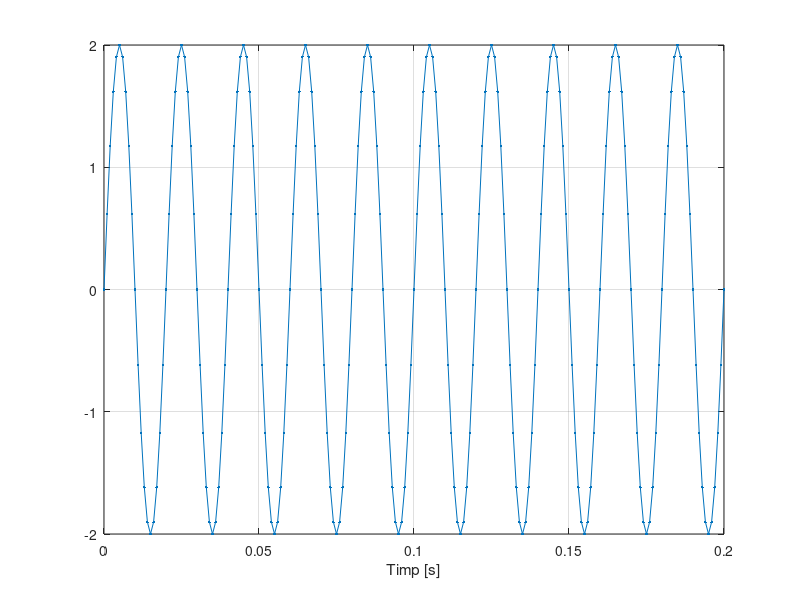
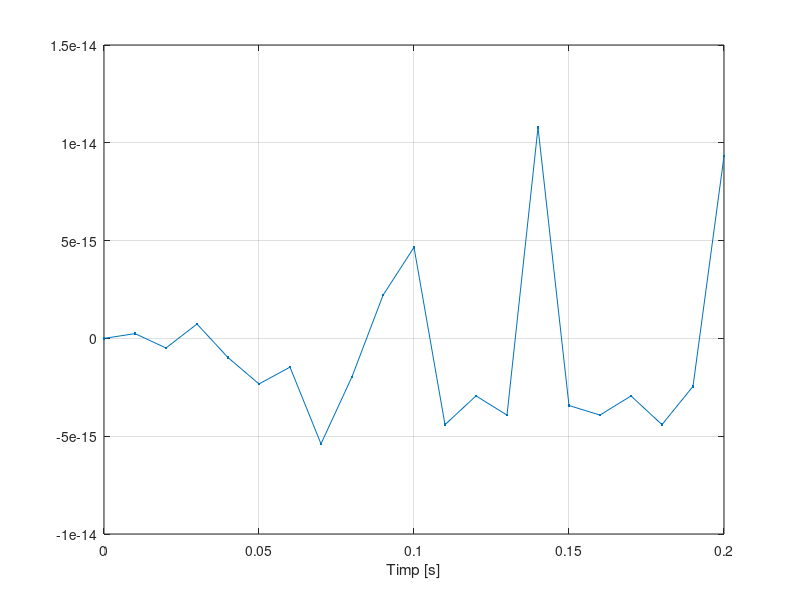
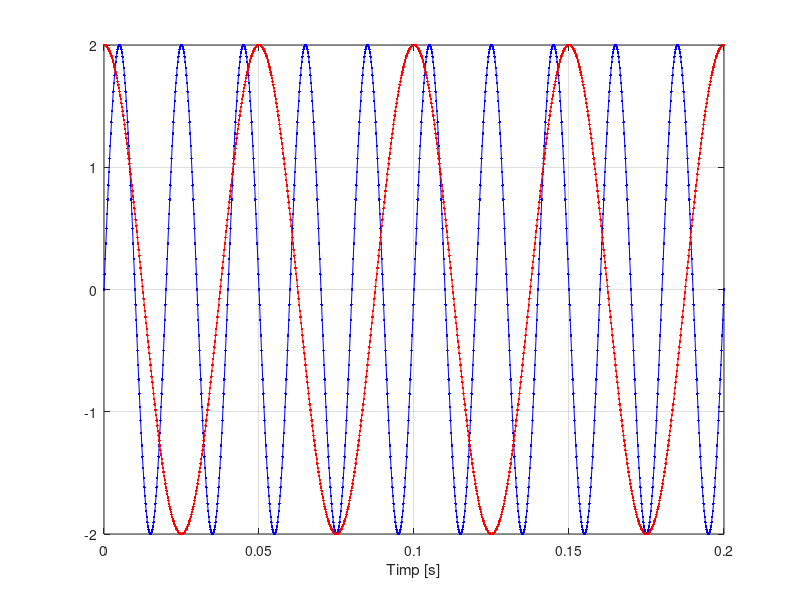

Source code (MATLAB) for these figures, in order:
function ex5()
  
  F=50; %frecventa
  t=0:0.001:0.2; 
  s=2*sin(2*pi*F*t); %formam semnalul
  plot(t,s,'.-'),xlabel('Timp [s]'),grid %se creeaza figura
  figure(2); %afisam figura
  t=0:0.01:0.2; %modificam pasul de variatie la 0.01
  s=2*sin(2*pi*F*t);
  plot(t,s,'.-'),xlabel('Timp [s]'),grid
  figure(3);
  t=0:0.0002:0.2; %modificam pasul de variatie la 0.0002
  s=2*sin(2*pi*F*t);
  plot(t,s,'.-b'),xlabel('Timp [s]'),grid
  hold on; %se afiseaza mai multe grafice in aceeasi figura
  c=2*cos(2*pi*20*t);
  plot(t,c,'.-r');
  
  
end
